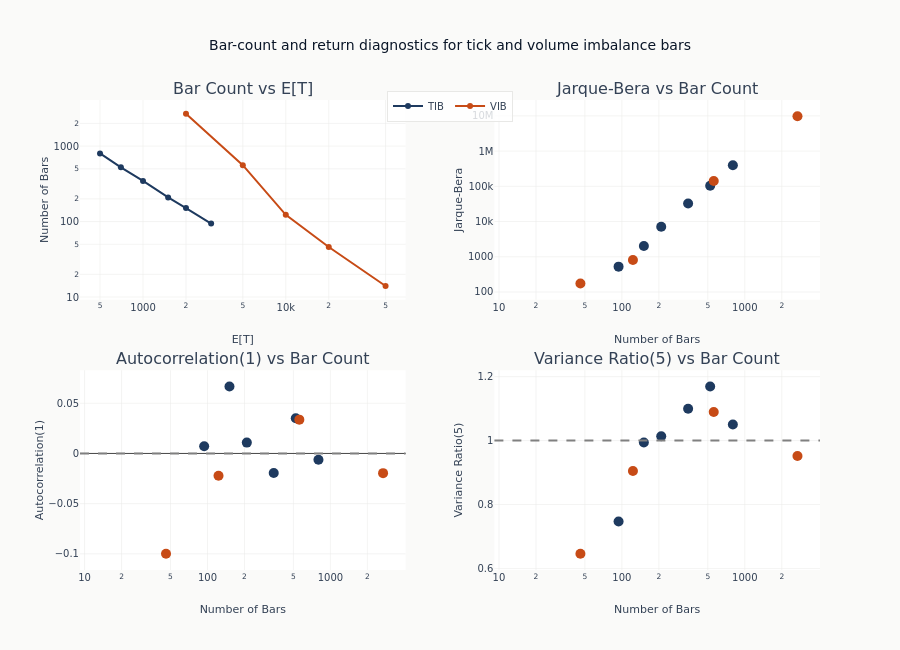

The code cell stored with this chart in its notebook:
### Code cell
fig = make_subplots(
    rows=2,
    cols=2,
    subplot_titles=[
        "Bar Count vs E[T]",
        "Jarque-Bera vs Bar Count",
        "Autocorrelation(1) vs Bar Count",
        "Variance Ratio(5) vs Bar Count",
    ],
    vertical_spacing=0.15,
    horizontal_spacing=0.12,
)

tib_color, vib_color = "#1e3a5f", "#c74b16"

# Panel 1: bar count vs E[T]
for name, color, df in [("TIB", tib_color, tib_df), ("VIB", vib_color, vib_df)]:
    fig.add_trace(
        go.Scatter(
            x=df["expected_t"].to_list(),
            y=df["n_bars"].to_list(),
            mode="lines+markers",
            name=name,
            line=dict(color=color),
        ),
        row=1,
        col=1,
    )
fig.update_xaxes(type="log", title_text="E[T]", row=1, col=1)
fig.update_yaxes(type="log", title_text="Number of Bars", row=1, col=1)

# Panel 2: Jarque-Bera vs bar count
for name, color, df in [("TIB", tib_color, tib_df), ("VIB", vib_color, vib_df)]:
    fig.add_trace(
        go.Scatter(
            x=df["n_bars"].to_list(),
            y=df["jarque_bera"].to_list(),
            mode="markers",
            marker=dict(color=color, size=10),
            showlegend=False,
        ),
        row=1,
        col=2,
    )
fig.update_xaxes(type="log", title_text="Number of Bars", row=1, col=2)
fig.update_yaxes(type="log", title_text="Jarque-Bera", row=1, col=2)

# Panel 3: autocorrelation(1) vs bar count
for name, color, df in [("TIB", tib_color, tib_df), ("VIB", vib_color, vib_df)]:
    fig.add_trace(
        go.Scatter(
            x=df["n_bars"].to_list(),
            y=df["autocorr_1"].to_list(),
            mode="markers",
            marker=dict(color=color, size=10),
            showlegend=False,
        ),
        row=2,
        col=1,
    )
fig.add_hline(y=0, line_dash="dash", line_color="gray", row=2, col=1)
fig.update_xaxes(type="log", title_text="Number of Bars", row=2, col=1)
fig.update_yaxes(title_text="Autocorrelation(1)", row=2, col=1)

# Panel 4: variance ratio(5) vs bar count
for name, color, df in [("TIB", tib_color, tib_df), ("VIB", vib_color, vib_df)]:
    fig.add_trace(
        go.Scatter(
            x=df["n_bars"].to_list(),
            y=df["variance_ratio_5"].to_list(),
            mode="markers",
            marker=dict(color=color, size=10),
            showlegend=False,
        ),
        row=2,
        col=2,
    )
fig.add_hline(y=1, line_dash="dash", line_color="gray", row=2, col=2)
fig.update_xaxes(type="log", title_text="Number of Bars", row=2, col=2)
fig.update_yaxes(title_text="Variance Ratio(5)", row=2, col=2)

fig.update_layout(
    title="Bar-count and return diagnostics for tick and volume imbalance bars",
    height=650,
    legend=dict(x=0.5, y=1.02, xanchor="center", orientation="h"),
)
show_plotly_with_alt(
    fig,
    "Four panels in a two-by-two grid comparing tick imbalance bars against volume imbalance bars, with one series per bar type in each. The top-left panel plots the number of bars produced against the target bar size, both on logarithmic axes. The other three plot a diagnostic against the number of bars produced on a logarithmic horizontal axis: the Jarque-Bera statistic, the lag-one autocorrelation, and the five-period variance ratio.",
)

### Figure 1 — Plotly figure (JSON) as saved in the notebook; plotly's stock layout.template omitted (floating-point values rounded to 4 significant figures)
{"data": [{"line": {"color": "#1e3a5f"}, "mode": "lines+markers", "name": "TIB", "type": "scatter", "x": [500, 700, 1000, 1500, 2000, 3000], "xaxis": "x", "y": [800, 523, 346, 209, 151, 94], "yaxis": "y"}, {"line": {"color": "#c74b16"}, "mode": "lines+markers", "name": "VIB", "type": "scatter", "x": [2000, 5000, 10000, 20000, 50000], "xaxis": "x", "y": [2684, 559, 123, 46, 14], "yaxis": "y"}, {"marker": {"color": "#1e3a5f", "size": 10}, "mode": "markers", "showlegend": false, "type": "scatter", "x": [800, 523, 346, 209, 151, 94], "xaxis": "x2", "y": [397400.0, 103700.0, 32670.0, 7132.0, 2019.0, 523.8], "yaxis": "y2"}, {"marker": {"color": "#c74b16", "size": 10}, "mode": "markers", "showlegend": false, "type": "scatter", "x": [2684, 559, 123, 46, 14], "xaxis": "x2", "y": [9765000.0, 142100.0, 813.1, 174.1, null], "yaxis": "y2"}, {"marker": {"color": "#1e3a5f", "size": 10}, "mode": "markers", "showlegend": false, "type": "scatter", "x": [800, 523, 346, 209, 151, 94], "xaxis": "x3", "y": [-0.006321, 0.03511, -0.01955, 0.01081, 0.06671, 0.007244], "yaxis": "y3"}, {"marker": {"color": "#c74b16", "size": 10}, "mode": "markers", "showlegend": false, "type": "scatter", "x": [2684, 559, 123, 46, 14], "xaxis": "x3", "y": [-0.01964, 0.03367, -0.02215, -0.09993, null], "yaxis": "y3"}, {"marker": {"color": "#1e3a5f", "size": 10}, "mode": "markers", "showlegend": false, "type": "scatter", "x": [800, 523, 346, 209, 151, 94], "xaxis": "x4", "y": [1.05, 1.169, 1.1, 1.014, 0.9942, 0.7467], "yaxis": "y4"}, {"marker": {"color": "#c74b16", "size": 10}, "mode": "markers", "showlegend": false, "type": "scatter", "x": [2684, 559, 123, 46, 14], "xaxis": "x4", "y": [0.9517, 1.089, 0.9047, 0.646, null], "yaxis": "y4"}], "layout": {"annotations": [{"font": {"size": 16}, "showarrow": false, "text": "Bar Count vs E[T]", "x": 0.22, "xanchor": "center", "xref": "paper", "y": 1.0, "yanchor": "bottom", "yref": "paper"}, {"font": {"size": 16}, "showarrow": false, "text": "Jarque-Bera vs Bar Count", "x": 0.78, "xanchor": "center", "xref": "paper", "y": 1.0, "yanchor": "bottom", "yref": "paper"}, {"font": {"size": 16}, "showarrow": false, "text": "Autocorrelation(1) vs Bar Count", "x": 0.22, "xanchor": "center", "xref": "paper", "y": 0.425, "yanchor": "bottom", "yref": "paper"}, {"font": {"size": 16}, "showarrow": false, "text": "Variance Ratio(5) vs Bar Count", "x": 0.78, "xanchor": "center", "xref": "paper", "y": 0.425, "yanchor": "bottom", "yref": "paper"}], "height": 650, "legend": {"orientation": "h", "x": 0.5, "xanchor": "center", "y": 1.02}, "shapes": [{"line": {"color": "gray", "dash": "dash"}, "type": "line", "x0": 0, "x1": 1, "xref": "x3 domain", "y0": 0, "y1": 0, "yref": "y3"}, {"line": {"color": "gray", "dash": "dash"}, "type": "line", "x0": 0, "x1": 1, "xref": "x4 domain", "y0": 1, "y1": 1, "yref": "y4"}], "title": {"text": "Bar-count and return diagnostics for tick and volume imbalance bars"}, "xaxis": {"anchor": "y", "domain": [0.0, 0.44], "title": {"text": "E[T]"}, "type": "log"}, "xaxis2": {"anchor": "y2", "domain": [0.56, 1.0], "title": {"text": "Number of Bars"}, "type": "log"}, "xaxis3": {"anchor": "y3", "domain": [0.0, 0.44], "title": {"text": "Number of Bars"}, "type": "log"}, "xaxis4": {"anchor": "y4", "domain": [0.56, 1.0], "title": {"text": "Number of Bars"}, "type": "log"}, "yaxis": {"anchor": "x", "domain": [0.575, 1.0], "title": {"text": "Number of Bars"}, "type": "log"}, "yaxis2": {"anchor": "x2", "domain": [0.575, 1.0], "title": {"text": "Jarque-Bera"}, "type": "log"}, "yaxis3": {"anchor": "x3", "domain": [0.0, 0.425], "title": {"text": "Autocorrelation(1)"}}, "yaxis4": {"anchor": "x4", "domain": [0.0, 0.425], "title": {"text": "Variance Ratio(5)"}}}}
